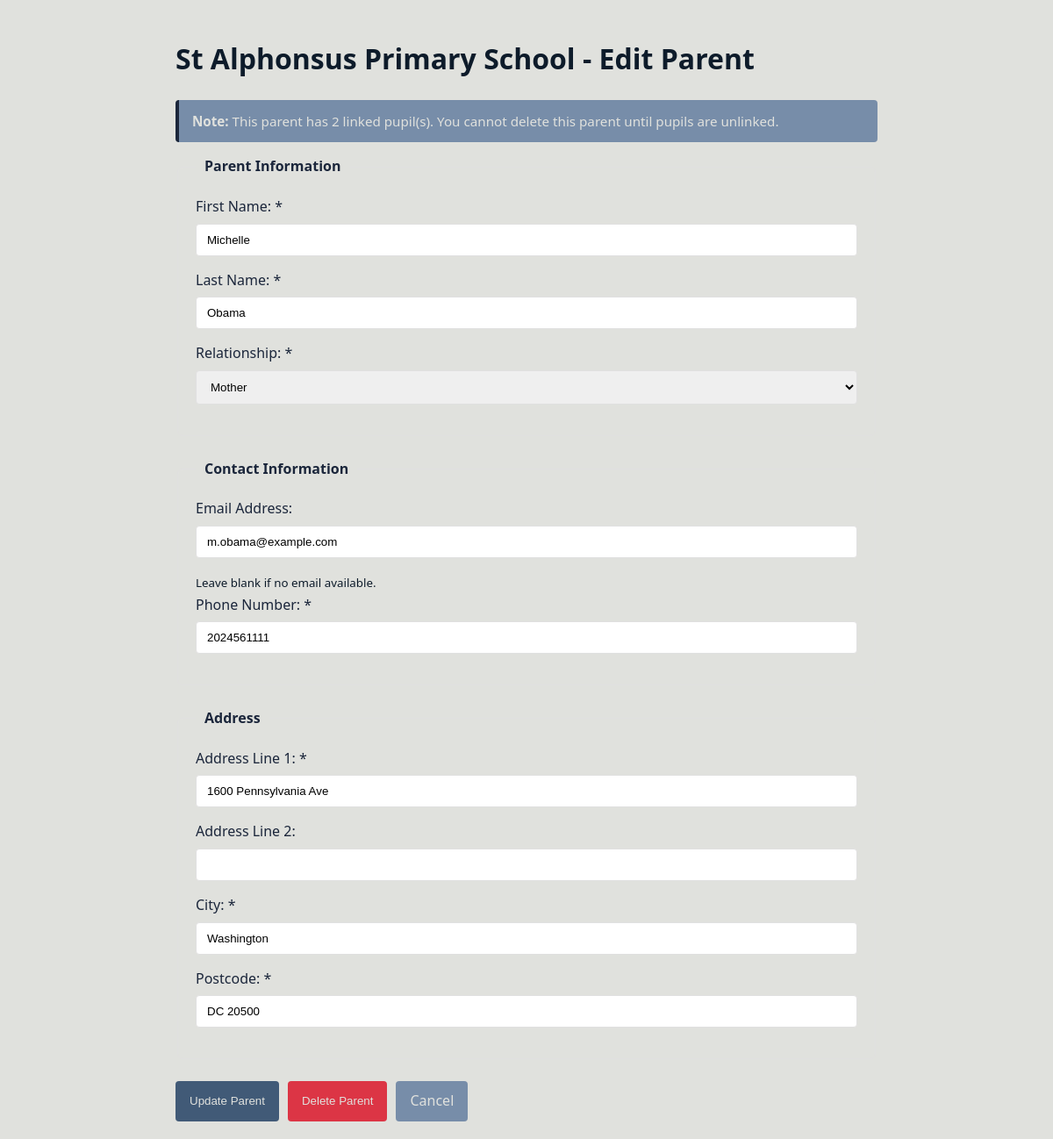
The page /parents/edit_parent.php?id=1 on the database its author committed.
### tables this page shows
CREATE TABLE `Parents` (
  `parent_id` int(11) NOT NULL,
  `first_name` varchar(50) NOT NULL,
  `last_name` varchar(50) NOT NULL,
  `address_line1` varchar(100) NOT NULL,
  `address_line2` varchar(100) DEFAULT NULL,
  `city` varchar(50) NOT NULL,
  `postcode` varchar(10) NOT NULL,
  `email` varchar(100) DEFAULT NULL,
  `phone` varchar(20) NOT NULL,
  `relationship_type` enum('Mother','Father','Guardian') NOT NULL DEFAULT 'Guardian'
);

### parents/edit_parent.php (the view, shortened to what this page needs)
<?php
require_once(__DIR__ . '/../includes/db_connect.php');
$parent_id = filter_input(INPUT_GET, 'id', FILTER_VALIDATE_INT);
$error_fields = [];
$form_data = $_POST;
$linked_pupils_count = 0;
$relationship_types = ['Mother', 'Father', 'Guardian'];
if ($parent_id === false || $parent_id <= 0) {
    $message = "Invalid parent ID provided.";
    $parent = null;
} else {
    if ($_SERVER["REQUEST_METHOD"] != "POST" || !isset($_POST['update_parent'])) {
        $sql_parent = "SELECT * FROM Parents WHERE parent_id = ?";
        if ($stmt_parent = $mysqli->prepare($sql_parent)) {
            $stmt_parent->bind_param("i", $parent_id);
            if ($stmt_parent->execute()) {
                $result_parent = $stmt_parent->get_result();
                if ($result_parent->num_rows > 0) {
                    $parent = $result_parent->fetch_assoc();
                    $form_data = $parent;
                    $sql_count_pupils = "SELECT COUNT(*) as count FROM Pupil_Parent WHERE parent_id = ?";
                    if ($stmt_count = $mysqli->prepare($sql_count_pupils)) {
                        $stmt_count->bind_param("i", $parent_id);
                        if ($stmt_count->execute()) {
                            $result_count = $stmt_count->get_result();
                            $row = $result_count->fetch_assoc();
                            $linked_pupils_count = $row['count'];
                        }
                    }
                } else {
                    $message = "Parent not found with ID: " . htmlspecialchars($parent_id);
                    $parent = null;
                }
            } else {
                $message = "Error executing query: " . htmlspecialchars($stmt_parent->error);
            }
        } else {
            $message = "Error preparing statement: " . htmlspecialchars($mysqli->error);
        }
    }
}
?>
<!DOCTYPE html>
<html lang="en">
<head>
    <link rel="stylesheet" href="../css/style.css">
</head>
<body>
    <div class="container">
        <h1>St Alphonsus Primary School - Edit Parent</h1>
        <?php if ($parent_id !== false && $parent_id > 0 && isset($parent)): ?>
            <?php if ($linked_pupils_count > 0): ?>
                <div class="linked-pupils-warning">
                    <strong>Note:</strong> This parent has <?php echo $linked_pupils_count; ?> linked pupil(s).
                    You cannot delete this parent until pupils are unlinked.
                </div>
            <?php endif; ?>
            <form action="edit_parent.php?id=<?php echo htmlspecialchars($parent_id); ?>" method="post" novalidate>
                <fieldset>
                    <legend>Parent Information</legend>
                    <div>
                        <label for="first_name">First Name: <span class="required">*</span></label>
                        <input type="text" id="first_name" name="first_name" required maxlength="50"
                               value="<?php echo htmlspecialchars($form_data['first_name'] ?? ''); ?>"
                               class="<?php echo isset($error_fields['first_name']) ? 'field-error' : ''; ?>">
                    </div>
                    <div>
                        <label for="last_name">Last Name: <span class="required">*</span></label>
                        <input type="text" id="last_name" name="last_name" required maxlength="50"
                               value="<?php echo htmlspecialchars($form_data['last_name'] ?? ''); ?>"
                               class="<?php echo isset($error_fields['last_name']) ? 'field-error' : ''; ?>">
                    </div>
                    <div>
                        <label for="relationship_type">Relationship: <span class="required">*</span></label>
                        <select id="relationship_type" name="relationship_type" required
                                class="<?php echo isset($error_fields['relationship_type']) ? 'field-error' : ''; ?>">
                            <?php foreach ($relationship_types as $type): ?>
                                <option value="<?php echo htmlspecialchars($type); ?>"
                                        <?php echo (isset($form_data['relationship_type']) && $form_data['relationship_type'] == $type) ? 'selected' : ''; ?>>
                                    <?php echo htmlspecialchars($type); ?>
                                </option>
                            <?php endforeach; ?>
                        </select>
                    </div>
                </fieldset>
                <fieldset>
                    <legend>Contact Information</legend>
                    <div>
                        <label for="email">Email Address:</label>
                        <input type="email" id="email" name="email" maxlength="100"
                               value="<?php echo htmlspecialchars($form_data['email'] ?? ''); ?>"
                               class="<?php echo isset($error_fields['email']) ? 'field-error' : ''; ?>">
                        <small>Leave blank if no email available.</small>
                    </div>
                    <div>
                        <label for="phone">Phone Number: <span class="required">*</span></label>
                        <input type="tel" id="phone" name="phone" required maxlength="20"
                               value="<?php echo htmlspecialchars($form_data['phone'] ?? ''); ?>"
                               class="<?php echo isset($error_fields['phone']) ? 'field-error' : ''; ?>">
                    </div>
                </fieldset>
                <fieldset>
                    <legend>Address</legend>
                    <div>
                        <label for="address_line1">Address Line 1: <span class="required">*</span></label>
                        <input type="text" id="address_line1" name="address_line1" required maxlength="100"
                               value="<?php echo htmlspecialchars($form_data['address_line1'] ?? ''); ?>"
                               class="<?php echo isset($error_fields['address_line1']) ? 'field-error' : ''; ?>">
                    </div>
                    <div>
                        <label for="address_line2">Address Line 2:</label>
                        <input type="text" id="address_line2" name="address_line2" maxlength="100"
                               value="<?php echo htmlspecialchars($form_data['address_line2'] ?? ''); ?>">
                    </div>
                    <div>
                        <label for="city">City: <span class="required">*</span></label>
                        <input type="text" id="city" name="city" required maxlength="50"
                               value="<?php echo htmlspecialchars($form_data['city'] ?? ''); ?>"
                               class="<?php echo isset($error_fields['city']) ? 'field-error' : ''; ?>">
                    </div>
                    <div>
                        <label for="postcode">Postcode: <span class="required">*</span></label>
                        <input type="text" id="postcode" name="postcode" required maxlength="10"
                               value="<?php echo htmlspecialchars($form_data['postcode'] ?? ''); ?>"
                               class="<?php echo isset($error_fields['postcode']) ? 'field-error' : ''; ?>">
                    </div>
                </fieldset>
                <div class="actions">
                    <button type="submit" name="update_parent">Update Parent</button>
                    <button type="submit" name="delete_parent" class="delete-btn"
                            <?php echo $linked_pupils_count > 0 ? 'disabled' : ''; ?>
                            onclick="return confirm('Are you sure you want to delete this parent? This action cannot be undone.')">
                        Delete Parent
                    </button>
                    <a href="view_parents.php?id=<?php echo $parent_id; ?>">Cancel</a>
                </div>
            </form>
        <?php else: ?>
            <p>Invalid parent ID or parent not found. <a href="view_parents.php">Return to Parent List</a></p>
        <?php endif; ?>
    </div>
</body>
</html>

### css/style.css (style rules this page uses)
body { font-family: 'Segoe UI', Tahoma, Geneva, Verdana, sans-serif; line-height: 1.6; color: #0d1b2aff; background-color: #e0e1ddff; margin: 0; padding: 0; }
.container { max-width: 800px; margin: 0 auto; padding: 20px; }
label { display: block; margin-bottom: 6px; font-weight: 500; color: #1b263bff; }
input[type=text], input[type=email], input[type=tel], input[type=number], input[type=date], select, textarea { width: 100%; padding: 10px 12px; margin-bottom: 15px; border: 1px solid #e0e0e0; border-radius: 4px; box-sizing: border-box; transition: border 0.3s, box-shadow 0.3s; }
fieldset { margin-bottom: 25px; padding: 20px; border: 1px solid #e0e0e0; border-radius: 6px; }
legend { font-weight: 600; padding: 0 10px; color: #1b263bff; }
button { padding: 10px 16px; background-color: #415a77ff; color: #e0e1ddff; border: none; border-radius: 4px; cursor: pointer; transition: background-color 0.3s; }
.actions { margin-top: 25px; display: flex; gap: 10px; }
.actions a { display: inline-block; padding: 10px 16px; background-color: #778da9ff; color: #e0e1ddff; text-decoration: none; border-radius: 4px; transition: background-color 0.3s; font-weight: 500; }
.delete-btn { background-color: #dc3545; }
.teacher-assigned-warning, .assigned-classes-warning, .linked-pupils-warning { background-color: #778da9ff; color: #e0e1ddff; border-left: 4px solid #1b263bff; padding: 12px 15px; margin: 15px 0; border-radius: 4px; font-size: 0.95em; }

### rows shown on the page
parents: first_name "Michelle", last_name "Obama", relationship_type "Mother", email "m.obama@example.com", phone "2024561111", address_line1 "1600 Pennsylvania Ave", city "Washington", postcode "DC 20500"

### other values the page prints
$linked_pupils_count "2"
